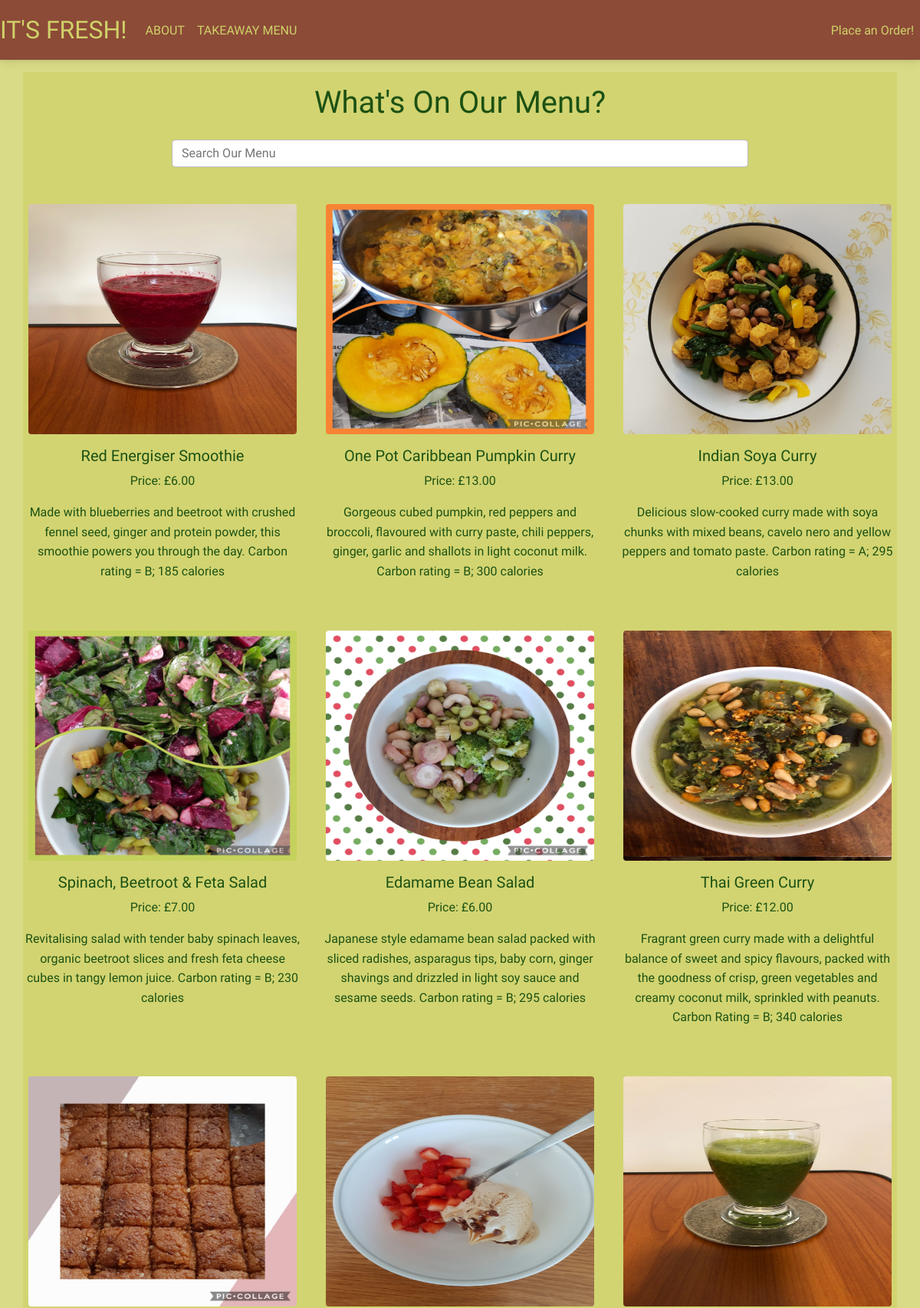
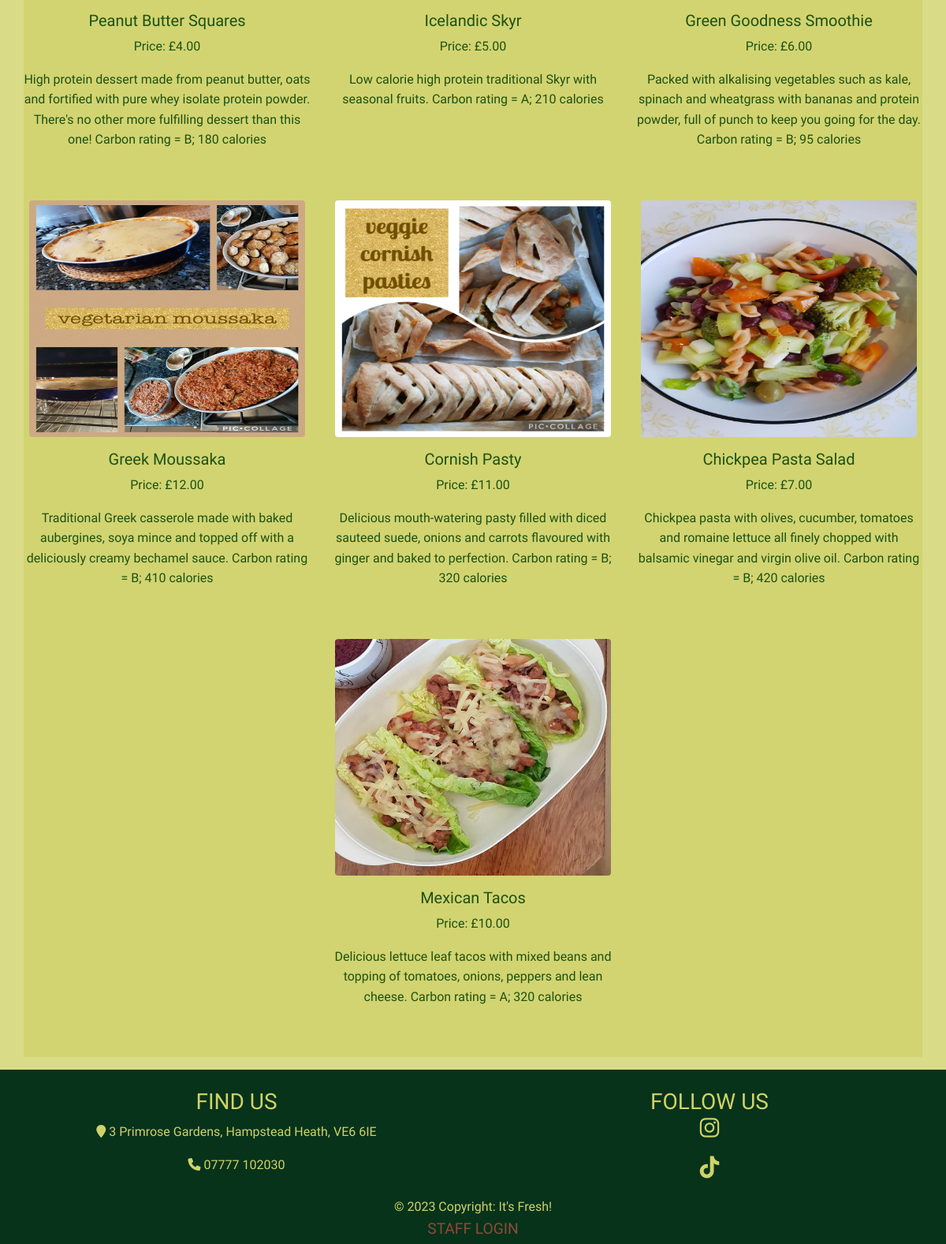
The app's page /menu/ with its own data (2 pictures, top to bottom).
### customer/models.py (models this page shows, shortened)
class MenuItem(models.Model):
    name = models.CharField(max_length=100)
    description = models.TextField()
    image = models.ImageField(upload_to='menu_images/')
    price = models.DecimalField(max_digits=5, decimal_places=2)
    category = models.ManyToManyField('Category', related_name='item')

### customer/views.py (the view)
# urls.py: path('menu/', Menu.as_view(), name='menu'),
class Menu(View):
    def get(self, request, *args, **kwargs):
        menu_items=MenuItem.objects.all()
        context = {
            'menu_items': menu_items
        }
        return render(request, 'customer/menu.html', context)

### customer/templates/customer/menu.html
{% extends 'customer/base.html' %}
{% block content %}
<div class="container g-0 p-0 mt-3 mb-3" id="fresh_menu" style="color: #1d5113; background:rgba(208, 210, 105, 0.7);">
    <div class="row justify-content-center pt-3">
        <div class="col-md-6 col-sm-12 text-center">
            <h1>What's On Our Menu?</h1>
        </div>
    </div>
    <div class="row justify-content-center mt-3">
        <div class="col-md-8 col-sm-12 text-center">
            <form method="GET" action="{% url 'menu-search' %}">
                <div class="med-form mt-0 active-cyan-2 pb-5" style="color: #1d5113">
                    <input class="form-control" name="q" type="text" placeholder="Search Our Menu" aria-label="Search" value="{{  request.GET.q  }}">
                </div>
            </form>
        </div>
    </div>
    <div class="row justify-content-center">
        {% for item in menu_items %}
        <div class="col-md-4 col-sm-12 text-center mb-5">
            <img class="rounded" src="{{ item.image.url }}" width="350" height="300">
            <h5 class="mt-3">{{ item.name }}</h5>
            <p>Price: £{{ item.price }}</p>
            <p>{{ item.description }}</p>
        </div>
        {% endfor %}
    </div>
</div>
{% endblock content %}

### customer/static/customer/site.css (style rules this page uses)
body { font-family: 'Bubblegum Sans', Sans-Serif, cursive; background-color:rgba(208, 210, 105, 0.8); }
#fresh_menu { background-color: rgba(208, 210, 105, 0.7); }

### records on screen
MenuItem: image (picture), name "Red Energiser Smoothie", price "6.00", description "Made with blueberries and beetroot with crushed fennel seed, ginger and protein powder, this smoothie powers you through the day. Carbon rating = B; 185 calories"
MenuItem: image (picture), name "One Pot Caribbean Pumpkin Curry", price "13.00", description "Gorgeous cubed pumpkin, red peppers and broccoli, flavoured with curry paste, chili peppers, ginger, garlic and shallots in light coconut milk. Carbon rating = B; 300 calories"
MenuItem: image (picture), name "Indian Soya Curry", price "13.00", description "Delicious slow-cooked curry made with soya chunks with mixed beans, cavelo nero and yellow peppers and tomato paste. Carbon rating = A; 295 calories"
MenuItem: image (picture), name "Spinach, Beetroot & Feta Salad", price "7.00", description "Revitalising salad with tender baby spinach leaves, organic beetroot slices and fresh feta cheese cubes in tangy lemon juice. Carbon rating = B; 230 calories"
MenuItem: image (picture), name "Edamame Bean Salad", price "6.00", description "Japanese style edamame bean salad packed with sliced radishes, asparagus tips, baby corn, ginger shavings and drizzled in light soy sauce and sesame seeds. Carbon rating = B; 295 calories"
MenuItem: image (picture), name "Thai Green Curry", price "12.00", description "Fragrant green curry made with a delightful balance of sweet and spicy flavours, packed with the goodness of crisp, green vegetables and creamy coconut milk, sprinkled with peanuts. Carbon Rating = B; 340 calories"
MenuItem: image (picture), name "Peanut Butter Squares", price "4.00", description "High protein dessert made from peanut butter, oats and fortified with pure whey isolate protein powder. There's no other more fulfilling dessert than this one! Carbon rating = B; 180 calories"
MenuItem: image (picture), name "Icelandic Skyr", price "5.00", description "Low calorie high protein traditional Skyr with seasonal fruits. Carbon rating = A; 210 calories"
MenuItem: image (picture), name "Green Goodness Smoothie", price "6.00", description "Packed with alkalising vegetables such as kale, spinach and wheatgrass with bananas and protein powder, full of punch to keep you going for the day. Carbon rating = B; 95 calories"
MenuItem: image (picture), name "Greek Moussaka", price "12.00", description "Traditional Greek casserole made with baked aubergines, soya mince and topped off with a deliciously creamy bechamel sauce. Carbon rating = B; 410 calories"
MenuItem: image (picture), name "Cornish Pasty", price "11.00", description "Delicious mouth-watering pasty filled with diced sauteed suede, onions and carrots flavoured with ginger and baked to perfection. Carbon rating = B; 320 calories"
MenuItem: image (picture), name "Chickpea Pasta Salad", price "7.00", description "Chickpea pasta with olives, cucumber, tomatoes and romaine lettuce all finely chopped with balsamic vinegar and virgin olive oil. Carbon rating = B; 420 calories"
MenuItem: image (picture), name "Mexican Tacos", price "10.00", description "Delicious lettuce leaf tacos with mixed beans and topping of tomatoes, onions, peppers and lean cheese. Carbon rating = A; 320 calories"
